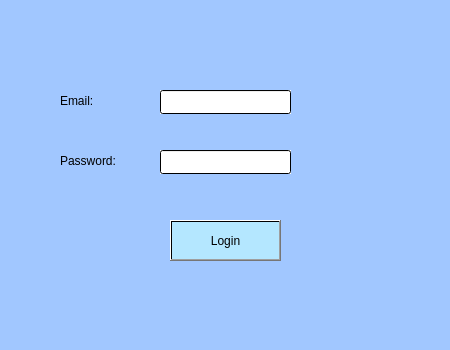
<?xml version="1.0" encoding="UTF-8"?>
<ui version="4.0">
 <class>Login</class>
 <widget class="QDialog" name="Login">
  <property name="windowModality">
   <enum>Qt::ApplicationModal</enum>
  </property>
  <property name="geometry">
   <rect>
    <x>0</x>
    <y>0</y>
    <width>450</width>
    <height>350</height>
   </rect>
  </property>
  <property name="windowTitle">
   <string>Dialog</string>
  </property>
  <property name="styleSheet">
   <string notr="true">background-color: qlineargradient(spread:pad, x1:0, y1:0, x2:1, y2:1, stop:1 rgba(161, 199, 255, 255));</string>
  </property>
  <widget class="QLabel" name="label_2">
   <property name="geometry">
    <rect>
     <x>60</x>
     <y>150</y>
     <width>81</width>
     <height>21</height>
    </rect>
   </property>
   <property name="styleSheet">
    <string notr="true">color: qlineargradient(spread:pad, x1:0, y1:0, x2:1, y2:1, stop:1 rgba(0, 0, 0, 255));
font: 700 11pt &quot;Segoe UI&quot;;</string>
   </property>
   <property name="text">
    <string>Password:</string>
   </property>
  </widget>
  <widget class="QLineEdit" name="email">
   <property name="geometry">
    <rect>
     <x>160</x>
     <y>90</y>
     <width>131</width>
     <height>24</height>
    </rect>
   </property>
   <property name="styleSheet">
    <string notr="true">color: qlineargradient(spread:pad, x1:0, y1:0, x2:1, y2:1, stop:1 rgba(0, 0, 0, 255));
background-color: qlineargradient(spread:pad, x1:0, y1:0, x2:1, y2:1, stop:0 rgba(255, 255, 255, 255));</string>
   </property>
  </widget>
  <widget class="QLabel" name="label_3">
   <property name="geometry">
    <rect>
     <x>60</x>
     <y>90</y>
     <width>61</width>
     <height>21</height>
    </rect>
   </property>
   <property name="styleSheet">
    <string notr="true">color: qlineargradient(spread:pad, x1:0, y1:0, x2:1, y2:1, stop:1 rgba(0, 0, 0, 255));
font: 700 11pt &quot;Segoe UI&quot;;</string>
   </property>
   <property name="text">
    <string>Email:</string>
   </property>
  </widget>
  <widget class="QLineEdit" name="Passw">
   <property name="geometry">
    <rect>
     <x>160</x>
     <y>150</y>
     <width>131</width>
     <height>24</height>
    </rect>
   </property>
   <property name="styleSheet">
    <string notr="true">color: qlineargradient(spread:pad, x1:0, y1:0, x2:1, y2:1, stop:1 rgba(0, 0, 0, 255));
background-color: qlineargradient(spread:pad, x1:0, y1:0, x2:1, y2:1, stop:0 rgba(255, 255, 255, 255));</string>
   </property>
   <property name="echoMode">
    <enum>QLineEdit::Password</enum>
   </property>
  </widget>
  <widget class="QToolButton" name="login">
   <property name="geometry">
    <rect>
     <x>170</x>
     <y>220</y>
     <width>111</width>
     <height>41</height>
    </rect>
   </property>
   <property name="styleSheet">
    <string notr="true">color: qlineargradient(spread:pad, x1:0, y1:0, x2:1, y2:1, stop:1 rgba(0, 0, 0, 255));
background-color: qlineargradient(spread:pad, x1:0, y1:0, x2:1, y2:1, stop:1 rgba(180, 231, 255, 255));</string>
   </property>
   <property name="text">
    <string>Login</string>
   </property>
  </widget>
 </widget>
 <resources/>
 <connections/>
</ui>
